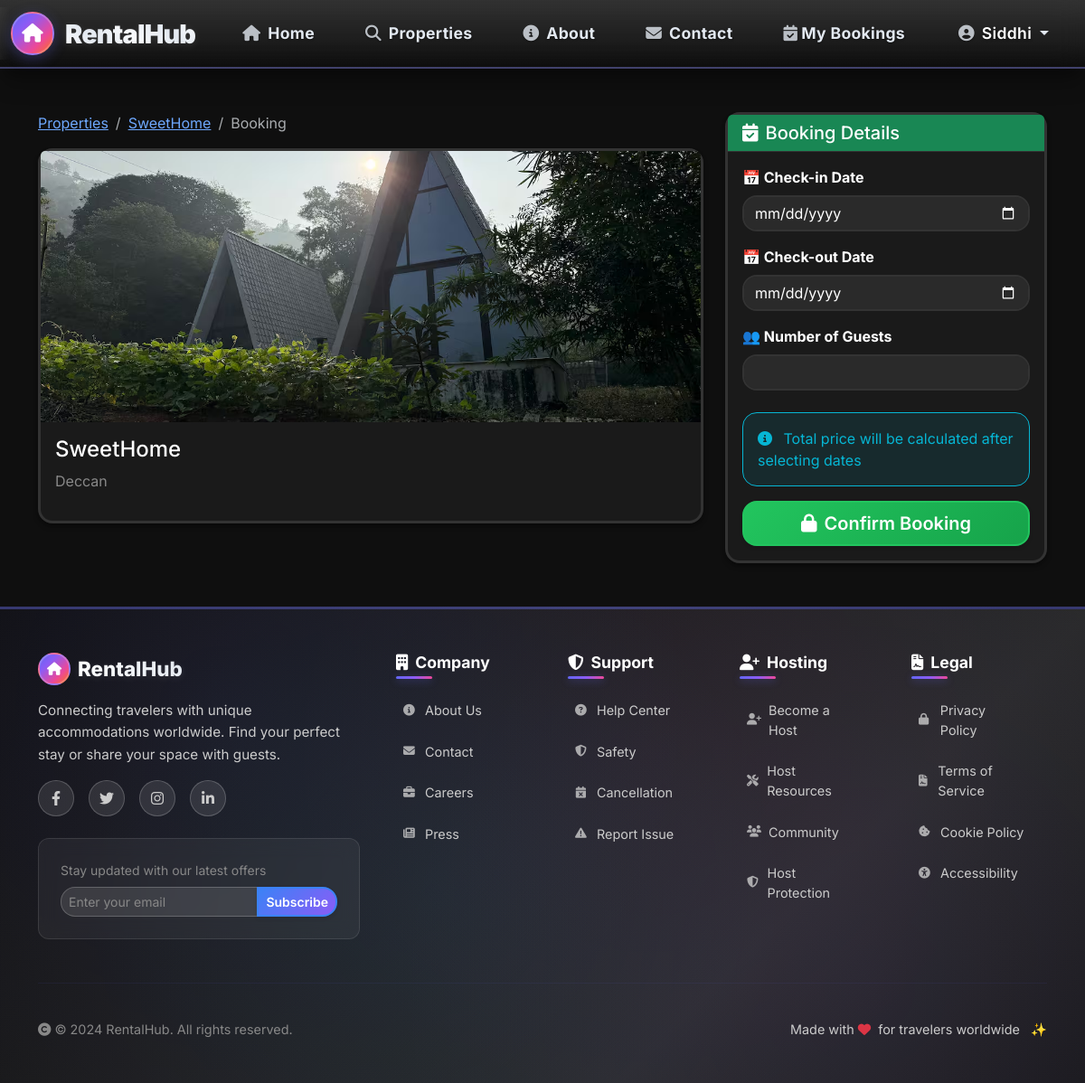
The page /bookings/create/36/ (signed in) on the database its author committed.
### accounts/models.py (models this page shows)
class User(AbstractUser):
    ROLE_CHOICES = (
        ('ADMIN', 'Admin'),
        ('OWNER', 'Property Owner'),
        ('TRAVELLER', 'Traveller'),
    )
    role = models.CharField(max_length=10, choices=ROLE_CHOICES, default='TRAVELLER')
    def is_owner(self):
        return self.role == 'OWNER'
    def is_traveller(self):
        return self.role == 'TRAVELLER'
    def is_admin(self):
        return self.role == 'ADMIN' or self.is_superuser
    class Meta:
        ordering = ['-date_joined']

### listings/models.py (models this page shows, shortened)
class Property(models.Model):
    CATEGORY_CHOICES = (
        ('HOME', 'Home'),
        ('APARTMENT', 'Apartment'),
        ('BEACHFRONT', 'Beachfront'),
        ('MOUNTAIN', 'Mountain'),
        ('CABIN', 'Cabin'),
        ('VILLA', 'Villa'),
        ('OTHER', 'Other'),
    )
    owner = models.ForeignKey(User, on_delete=models.CASCADE, related_name='properties_owned')
    title = models.CharField(max_length=200)
    description = models.TextField()
    address = models.CharField(max_length=255)
    city = models.CharField(max_length=100)
    country = models.CharField(max_length=100, default='India')
    category = models.CharField(max_length=20, choices=CATEGORY_CHOICES, default='HOME')
    price_per_night = models.DecimalField(max_digits=8, decimal_places=2)
    max_guests = models.PositiveIntegerField(default=2)
    is_active = models.BooleanField(default=True)
    created_at = models.DateTimeField(auto_now_add=True)
    class Meta:
        ordering = ['-created_at']
    @property
    def main_image(self):
        main_img = self.images.filter(is_primary=True).first()
        if main_img:
            return main_img.image.url
        first_img = self.images.first()
        if first_img:
            return first_img.image.url
        return None

class PropertyImage(models.Model):
    property = models.ForeignKey(Property, on_delete=models.CASCADE, related_name='images')
    image = models.ImageField(upload_to='property_images/%Y/%m/%d/')
    is_primary = models.BooleanField(default=False)
    uploaded_at = models.DateTimeField(auto_now_add=True)
    class Meta:
        ordering = ['-uploaded_at']

### bookings/views.py (the view)
# urls.py: path('create/<int:property_id>/', views.booking_create, name='booking_create'),
@login_required
@user_passes_test(traveller_check)
def booking_create(request, property_id):
    property_obj = get_object_or_404(Property, pk=property_id, is_active=True)
    today = timezone.now().date()
    tomorrow = today + timedelta(days=1)
    if request.method == 'POST':
        form = BookingForm(request.POST, property=property_obj)
        if form.is_valid():
            booking = form.save(commit=False)
            booking.traveller = request.user
            booking.property = property_obj
            overlap = Booking.objects.filter(
                property=property_obj,
                status__in=['PENDING', 'CONFIRMED'],
                check_in__lt=booking.check_out,
                check_out__gt=booking.check_in,
            ).exists()
            if overlap:
                form.add_error(None, 'Selected dates are not available. Please choose different dates.')
            else:
                booking.save()
                create_notification(
                    booking.property.owner,
                    'New Booking Request',
                    f'{request.user.username} has requested to book {booking.property.title} from {booking.check_in} to {booking.check_out}.'
                )
                create_notification(
                    request.user,
                    'Booking Request Submitted',
                    f'Your booking request for {booking.property.title} has been submitted. Awaiting confirmation.'
                )
                return redirect('payments:create_payment', booking_id=booking.id)
    else:
        form = BookingForm(property=property_obj)
    context = {
        'form': form,
        'property': property_obj,
        'today': today,
        'tomorrow': tomorrow,
    }
    return render(request, 'bookings/booking_create.html', context)

### bookings/forms.py
class BookingForm(forms.ModelForm):
    def __init__(self, *args, **kwargs):
        self.property = kwargs.pop('property', None)
        super().__init__(*args, **kwargs)
        if self.property:
            self.fields['guests'].widget.attrs['max'] = self.property.max_guests
    class Meta:
        model = Booking
        fields = ['check_in', 'check_out', 'guests']
        widgets = {
            'check_in': forms.DateInput(attrs={'type': 'date', 'class': 'form-control'}),
            'check_out': forms.DateInput(attrs={'type': 'date', 'class': 'form-control'}),
            'guests': forms.NumberInput(attrs={'min': 1, 'class': 'form-control'}),
        }

### bookings/views.py (called while the page is built)
def traveller_check(user):
    return user.is_authenticated and user.is_traveller()

### templates/bookings/booking_create.html (shortened to what this page needs)
{% extends 'base.html' %}
{% block content %}
<div class="row g-4">
    <div class="col-lg-8">
        <nav aria-label="breadcrumb">
            <ol class="breadcrumb">
                <li class="breadcrumb-item"><a href="{% url 'listings:property_list' %}">Properties</a></li>
                <li class="breadcrumb-item"><a href="{% url 'listings:property_detail' property.pk %}">{{ property.title }}</a></li>
                <li class="breadcrumb-item active">Booking</li>
            </ol>
        </nav>
        <div class="card shadow">
            {% if property.main_image %}
                <img src="{{ property.main_image }}" class="card-img-top" style="height: 300px; object-fit: cover; image-rendering: -webkit-optimize-contrast; image-rendering: crisp-edges;">
            {% else %}
                <div class="card-img-top bg-light d-flex align-items-center justify-content-center" style="height: 300px;">
                    <i class="fas fa-building fa-5x text-muted"></i>
                </div>
            {% endif %}
            <div class="card-body">
                <h4>{{ property.title }}</h4>
                <p class="text-muted">{{ property.address }}</p>
            </div>
        </div>
    </div>
    <div class="col-lg-4">
        <div class="card shadow sticky-top" style="top: 100px;">
            <div class="card-header bg-success text-white">
                <h5 class="mb-0"><i class="fas fa-calendar-check me-2"></i>Booking Details</h5>
            </div>
            <div class="card-body">
                <form method="post">
                    <div class="mb-3">
                        <label class="form-label fw-bold">📅 Check-in Date</label>
                        {{ form.check_in }}
                    </div>
                    <div class="mb-3">
                        <label class="form-label fw-bold">📅 Check-out Date</label>
                        {{ form.check_out }}
                    </div>
                    <div class="mb-4">
                        <label class="form-label fw-bold">👥 Number of Guests</label>
                        {{ form.guests }}
                    </div>
                    <div class="alert alert-info">
                        <i class="fas fa-info-circle me-2"></i>
                        Total price will be calculated after selecting dates
                    </div>
                    <button type="submit" class="btn btn-success btn-lg w-100">
                        <i class="fas fa-lock me-2"></i>Confirm Booking
                    </button>
                </form>
            </div>
        </div>
    </div>
</div>
{% endblock %}

### templates/navbar.html (shortened to what this page needs)
<nav class="navbar navbar-expand-lg navbar-dark bg-gradient shadow-lg">
    <div class="container-fluid">
        <a class="navbar-brand fw-bold d-flex align-items-center" href="{% url 'home' %}">
            <div class="brand-icon-wrapper">
                <div class="brand-icon">
                    <i class="fas fa-home"></i>
                </div>
            </div>
            <span class="brand-text">RentalHub</span>
            <div class="brand-shine"></div>
        </a>
        <div class="collapse navbar-collapse" id="navbarNav">
            <ul class="navbar-nav me-auto">
                <li class="nav-item">
                    <a class="nav-link" href="{% url 'home' %}">
                        <i class="fas fa-home me-2"></i>Home
                    </a>
                </li>
                <li class="nav-item">
                    <a class="nav-link" href="{% url 'listings:property_list' %}">
                        <i class="fas fa-search me-2"></i>Properties
                    </a>
                </li>
                <li class="nav-item">
                    <a class="nav-link" href="{% url 'about' %}">
                        <i class="fas fa-info-circle me-2"></i>About
                    </a>
                </li>
                <li class="nav-item">
                    <a class="nav-link" href="{% url 'contact' %}">
                        <i class="fas fa-envelope me-2"></i>Contact
                    </a>
                </li>
                {% if user.is_authenticated %}
                    {% if user.is_traveller %}
                        <li class="nav-item">
                            <a class="nav-link" href="{% url 'accounts:traveller_dashboard' %}">
                                <i class="fas fa-calendar-check me-1"></i>My Bookings
                            </a>
                        </li>
                    {% endif %}
                {% endif %}
            </ul>
            <ul class="navbar-nav">
                {% if user.is_authenticated %}
                    <li class="nav-item dropdown">
                        <a class="nav-link dropdown-toggle user-dropdown" href="#" role="button" data-bs-toggle="dropdown">
                            <i class="fas fa-user-circle me-2"></i><span class="user-name">{{ user.username }}</span>
                        </a>
                    </li>
                {% endif %}
            </ul>
        </div>
    </div>
</nav>

### rows shown on the page
User: username "Siddhi"
Property: title "SweetHome", main_image (picture), address "Deccan"
